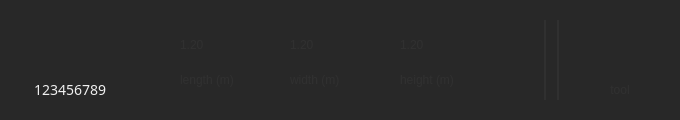
<?xml version="1.0" encoding="UTF-8"?>
<ui version="4.0">
 <class>ListItem</class>
 <widget class="QWidget" name="ListItem">
  <property name="enabled">
   <bool>true</bool>
  </property>
  <property name="geometry">
   <rect>
    <x>0</x>
    <y>0</y>
    <width>680</width>
    <height>120</height>
   </rect>
  </property>
  <property name="sizePolicy">
   <sizepolicy hsizetype="Fixed" vsizetype="Fixed">
    <horstretch>0</horstretch>
    <verstretch>0</verstretch>
   </sizepolicy>
  </property>
  <property name="minimumSize">
   <size>
    <width>680</width>
    <height>120</height>
   </size>
  </property>
  <property name="maximumSize">
   <size>
    <width>680</width>
    <height>132</height>
   </size>
  </property>
  <property name="windowTitle">
   <string>Form</string>
  </property>
  <property name="styleSheet">
   <string notr="true">#ListItem {
	background-color: rgb(40, 40, 40);
}

QLabel[class=&quot;textLabel&quot;] {
	color: rgb(138, 138, 138);
	font-family: AvenirNext LT Pro Regular;
	font-size: 14px;
}

QLabel[class=&quot;textValue&quot;] {
	color: rgb(240, 240, 240);
	font-family: AvenirNext LT Pro Regular;
	font-size: 20px;
}

#boxID_value {
	color: rgb(240, 240, 240);
	font-family: AvenirNext LT Pro Regular;
	font-size: 14px;
}

QFrame {
	color: rgb(48, 48, 48);
}
</string>
  </property>
  <layout class="QHBoxLayout" name="horizontalLayout">
   <property name="spacing">
    <number>0</number>
   </property>
   <property name="leftMargin">
    <number>20</number>
   </property>
   <property name="topMargin">
    <number>20</number>
   </property>
   <property name="rightMargin">
    <number>20</number>
   </property>
   <property name="bottomMargin">
    <number>20</number>
   </property>
   <item>
    <layout class="QGridLayout" name="gridLayout_2">
     <item row="1" column="0">
      <widget class="QLabel" name="boxID_value">
       <property name="minimumSize">
        <size>
         <width>100</width>
         <height>20</height>
        </size>
       </property>
       <property name="text">
        <string>123456789</string>
       </property>
       <property name="alignment">
        <set>Qt::AlignCenter</set>
       </property>
       <property name="class" stdset="0">
        <string>textLabel</string>
       </property>
      </widget>
     </item>
     <item row="0" column="0">
      <widget class="QLabel" name="boxID_icon">
       <property name="sizePolicy">
        <sizepolicy hsizetype="Preferred" vsizetype="Fixed">
         <horstretch>0</horstretch>
         <verstretch>0</verstretch>
        </sizepolicy>
       </property>
       <property name="minimumSize">
        <size>
         <width>60</width>
         <height>64</height>
        </size>
       </property>
       <property name="text">
        <string/>
       </property>
       <property name="pixmap">
        <pixmap>:/listitem/box_icon.png</pixmap>
       </property>
       <property name="alignment">
        <set>Qt::AlignCenter</set>
       </property>
       <property name="class" stdset="0">
        <string>textValue</string>
       </property>
      </widget>
     </item>
    </layout>
   </item>
   <item>
    <layout class="QGridLayout" name="gridLayout">
     <item row="0" column="3">
      <widget class="QLabel" name="width_value">
       <property name="sizePolicy">
        <sizepolicy hsizetype="Preferred" vsizetype="Minimum">
         <horstretch>0</horstretch>
         <verstretch>0</verstretch>
        </sizepolicy>
       </property>
       <property name="minimumSize">
        <size>
         <width>0</width>
         <height>30</height>
        </size>
       </property>
       <property name="text">
        <string>1.20</string>
       </property>
       <property name="class" stdset="0">
        <string>textValue</string>
       </property>
      </widget>
     </item>
     <item row="0" column="1">
      <widget class="QLabel" name="length_value">
       <property name="sizePolicy">
        <sizepolicy hsizetype="Preferred" vsizetype="Fixed">
         <horstretch>0</horstretch>
         <verstretch>0</verstretch>
        </sizepolicy>
       </property>
       <property name="minimumSize">
        <size>
         <width>0</width>
         <height>30</height>
        </size>
       </property>
       <property name="text">
        <string>1.20</string>
       </property>
       <property name="class" stdset="0">
        <string>textValue</string>
       </property>
      </widget>
     </item>
     <item row="1" column="1">
      <widget class="QLabel" name="length_label">
       <property name="sizePolicy">
        <sizepolicy hsizetype="Preferred" vsizetype="Fixed">
         <horstretch>0</horstretch>
         <verstretch>0</verstretch>
        </sizepolicy>
       </property>
       <property name="minimumSize">
        <size>
         <width>80</width>
         <height>20</height>
        </size>
       </property>
       <property name="text">
        <string>length (m)</string>
       </property>
       <property name="class" stdset="0">
        <string>textLabel</string>
       </property>
      </widget>
     </item>
     <item row="0" column="2">
      <spacer name="horizontalSpacer_2">
       <property name="orientation">
        <enum>Qt::Horizontal</enum>
       </property>
       <property name="sizeType">
        <enum>QSizePolicy::Fixed</enum>
       </property>
       <property name="sizeHint" stdset="0">
        <size>
         <width>30</width>
         <height>20</height>
        </size>
       </property>
      </spacer>
     </item>
     <item row="1" column="5">
      <widget class="QLabel" name="height_label">
       <property name="sizePolicy">
        <sizepolicy hsizetype="Preferred" vsizetype="Fixed">
         <horstretch>0</horstretch>
         <verstretch>0</verstretch>
        </sizepolicy>
       </property>
       <property name="minimumSize">
        <size>
         <width>80</width>
         <height>20</height>
        </size>
       </property>
       <property name="text">
        <string>height (m)</string>
       </property>
       <property name="class" stdset="0">
        <string>textLabel</string>
       </property>
      </widget>
     </item>
     <item row="1" column="3">
      <widget class="QLabel" name="width_label">
       <property name="sizePolicy">
        <sizepolicy hsizetype="Preferred" vsizetype="Fixed">
         <horstretch>0</horstretch>
         <verstretch>0</verstretch>
        </sizepolicy>
       </property>
       <property name="minimumSize">
        <size>
         <width>80</width>
         <height>20</height>
        </size>
       </property>
       <property name="text">
        <string>width (m)</string>
       </property>
       <property name="class" stdset="0">
        <string>textLabel</string>
       </property>
      </widget>
     </item>
     <item row="0" column="0">
      <spacer name="horizontalSpacer">
       <property name="orientation">
        <enum>Qt::Horizontal</enum>
       </property>
       <property name="sizeType">
        <enum>QSizePolicy::Fixed</enum>
       </property>
       <property name="sizeHint" stdset="0">
        <size>
         <width>60</width>
         <height>20</height>
        </size>
       </property>
      </spacer>
     </item>
     <item row="0" column="5">
      <widget class="QLabel" name="height_value">
       <property name="sizePolicy">
        <sizepolicy hsizetype="Expanding" vsizetype="Minimum">
         <horstretch>0</horstretch>
         <verstretch>0</verstretch>
        </sizepolicy>
       </property>
       <property name="minimumSize">
        <size>
         <width>0</width>
         <height>30</height>
        </size>
       </property>
       <property name="text">
        <string>1.20 </string>
       </property>
       <property name="class" stdset="0">
        <string>textValue</string>
       </property>
      </widget>
     </item>
     <item row="0" column="4">
      <spacer name="horizontalSpacer_3">
       <property name="orientation">
        <enum>Qt::Horizontal</enum>
       </property>
       <property name="sizeType">
        <enum>QSizePolicy::Fixed</enum>
       </property>
       <property name="sizeHint" stdset="0">
        <size>
         <width>30</width>
         <height>20</height>
        </size>
       </property>
      </spacer>
     </item>
    </layout>
   </item>
   <item>
    <widget class="Line" name="line">
     <property name="frameShadow">
      <enum>QFrame::Plain</enum>
     </property>
     <property name="lineWidth">
      <number>2</number>
     </property>
     <property name="orientation">
      <enum>Qt::Vertical</enum>
     </property>
    </widget>
   </item>
   <item>
    <spacer name="horizontalSpacer_6">
     <property name="orientation">
      <enum>Qt::Horizontal</enum>
     </property>
     <property name="sizeType">
      <enum>QSizePolicy::Fixed</enum>
     </property>
     <property name="sizeHint" stdset="0">
      <size>
       <width>10</width>
       <height>20</height>
      </size>
     </property>
    </spacer>
   </item>
   <item>
    <widget class="Line" name="line_2">
     <property name="frameShadow">
      <enum>QFrame::Plain</enum>
     </property>
     <property name="lineWidth">
      <number>2</number>
     </property>
     <property name="orientation">
      <enum>Qt::Vertical</enum>
     </property>
    </widget>
   </item>
   <item>
    <spacer name="horizontalSpacer_7">
     <property name="orientation">
      <enum>Qt::Horizontal</enum>
     </property>
     <property name="sizeType">
      <enum>QSizePolicy::Fixed</enum>
     </property>
     <property name="sizeHint" stdset="0">
      <size>
       <width>20</width>
       <height>20</height>
      </size>
     </property>
    </spacer>
   </item>
   <item>
    <layout class="QVBoxLayout" name="verticalLayout_3">
     <property name="spacing">
      <number>0</number>
     </property>
     <item>
      <widget class="QLabel" name="tool_value">
       <property name="sizePolicy">
        <sizepolicy hsizetype="Preferred" vsizetype="Fixed">
         <horstretch>0</horstretch>
         <verstretch>0</verstretch>
        </sizepolicy>
       </property>
       <property name="minimumSize">
        <size>
         <width>40</width>
         <height>64</height>
        </size>
       </property>
       <property name="text">
        <string/>
       </property>
       <property name="alignment">
        <set>Qt::AlignCenter</set>
       </property>
       <property name="class" stdset="0">
        <string>textValue</string>
       </property>
      </widget>
     </item>
     <item>
      <widget class="QLabel" name="tool_label">
       <property name="sizePolicy">
        <sizepolicy hsizetype="Preferred" vsizetype="Fixed">
         <horstretch>0</horstretch>
         <verstretch>0</verstretch>
        </sizepolicy>
       </property>
       <property name="minimumSize">
        <size>
         <width>80</width>
         <height>20</height>
        </size>
       </property>
       <property name="text">
        <string>tool</string>
       </property>
       <property name="alignment">
        <set>Qt::AlignCenter</set>
       </property>
       <property name="class" stdset="0">
        <string>textLabel</string>
       </property>
      </widget>
     </item>
    </layout>
   </item>
  </layout>
 </widget>
 <resources/>
 <connections/>
</ui>
